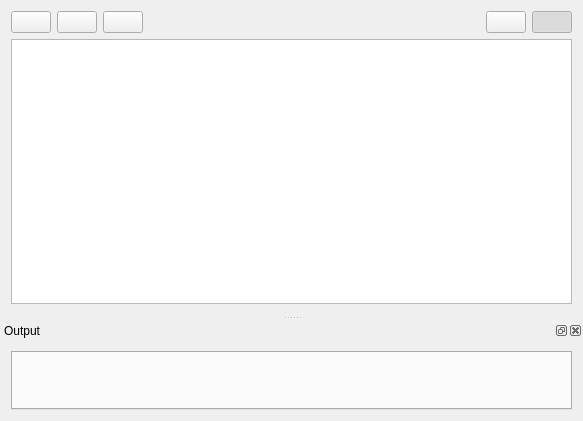
<?xml version="1.0" encoding="UTF-8"?>
<ui version="4.0">
 <class>MainWindow</class>
 <widget class="QMainWindow" name="MainWindow">
  <property name="geometry">
   <rect>
    <x>0</x>
    <y>0</y>
    <width>583</width>
    <height>421</height>
   </rect>
  </property>
  <property name="windowTitle">
   <string>ServiceUtilities</string>
  </property>
  <property name="windowIcon">
   <iconset resource="ServiceUtilities.qrc">
    <normaloff>:/icon/app.png</normaloff>:/icon/app.png</iconset>
  </property>
  <widget class="QWidget" name="centralWidget">
   <layout class="QVBoxLayout" name="verticalLayout">
    <item>
     <layout class="QHBoxLayout" name="horizontalLayout">
      <item>
       <widget class="QPushButton" name="newButton">
        <property name="toolTip">
         <string>New service</string>
        </property>
        <property name="icon">
         <iconset resource="ServiceUtilities.qrc">
          <normaloff>:/icon/plus.png</normaloff>:/icon/plus.png</iconset>
        </property>
       </widget>
      </item>
      <item>
       <widget class="QPushButton" name="removeButton">
        <property name="toolTip">
         <string>Remove service</string>
        </property>
        <property name="icon">
         <iconset resource="ServiceUtilities.qrc">
          <normaloff>:/icon/minus.png</normaloff>:/icon/minus.png</iconset>
        </property>
       </widget>
      </item>
      <item>
       <widget class="QPushButton" name="editButton">
        <property name="toolTip">
         <string>Edit service</string>
        </property>
        <property name="icon">
         <iconset resource="ServiceUtilities.qrc">
          <normaloff>:/icon/gear.png</normaloff>:/icon/gear.png</iconset>
        </property>
       </widget>
      </item>
      <item>
       <spacer name="horizontalSpacer">
        <property name="orientation">
         <enum>Qt::Horizontal</enum>
        </property>
        <property name="sizeHint" stdset="0">
         <size>
          <width>40</width>
          <height>20</height>
         </size>
        </property>
       </spacer>
      </item>
      <item>
       <widget class="QPushButton" name="reloadButton">
        <property name="toolTip">
         <string>Reload services</string>
        </property>
        <property name="icon">
         <iconset resource="ServiceUtilities.qrc">
          <normaloff>:/icon/reload.png</normaloff>:/icon/reload.png</iconset>
        </property>
       </widget>
      </item>
      <item>
       <widget class="QPushButton" name="outputButton">
        <property name="toolTip">
         <string>Show output window</string>
        </property>
        <property name="icon">
         <iconset resource="ServiceUtilities.qrc">
          <normaloff>:/icon/console.png</normaloff>:/icon/console.png</iconset>
        </property>
        <property name="checkable">
         <bool>true</bool>
        </property>
        <property name="checked">
         <bool>true</bool>
        </property>
       </widget>
      </item>
     </layout>
    </item>
    <item>
     <widget class="QTableView" name="tableView">
      <property name="showDropIndicator" stdset="0">
       <bool>false</bool>
      </property>
      <property name="dragDropOverwriteMode">
       <bool>false</bool>
      </property>
      <property name="selectionMode">
       <enum>QAbstractItemView::SingleSelection</enum>
      </property>
      <property name="selectionBehavior">
       <enum>QAbstractItemView::SelectRows</enum>
      </property>
      <property name="sortingEnabled">
       <bool>true</bool>
      </property>
      <property name="wordWrap">
       <bool>false</bool>
      </property>
      <property name="cornerButtonEnabled">
       <bool>false</bool>
      </property>
      <attribute name="horizontalHeaderShowSortIndicator" stdset="0">
       <bool>true</bool>
      </attribute>
      <attribute name="verticalHeaderVisible">
       <bool>false</bool>
      </attribute>
     </widget>
    </item>
   </layout>
  </widget>
  <widget class="QDockWidget" name="dockWidget">
   <property name="minimumSize">
    <size>
     <width>141</width>
     <height>100</height>
    </size>
   </property>
   <property name="floating">
    <bool>false</bool>
   </property>
   <property name="windowTitle">
    <string>Output</string>
   </property>
   <attribute name="dockWidgetArea">
    <number>8</number>
   </attribute>
   <widget class="QWidget" name="dockWidgetContents">
    <layout class="QVBoxLayout" name="verticalLayout_2">
     <item>
      <widget class="QTabWidget" name="tabWidget">
       <property name="currentIndex">
        <number>-1</number>
       </property>
       <property name="tabsClosable">
        <bool>true</bool>
       </property>
       <property name="movable">
        <bool>true</bool>
       </property>
      </widget>
     </item>
    </layout>
   </widget>
  </widget>
 </widget>
 <layoutdefault spacing="6" margin="11"/>
 <resources>
  <include location="ServiceUtilities.qrc"/>
 </resources>
 <connections/>
</ui>
